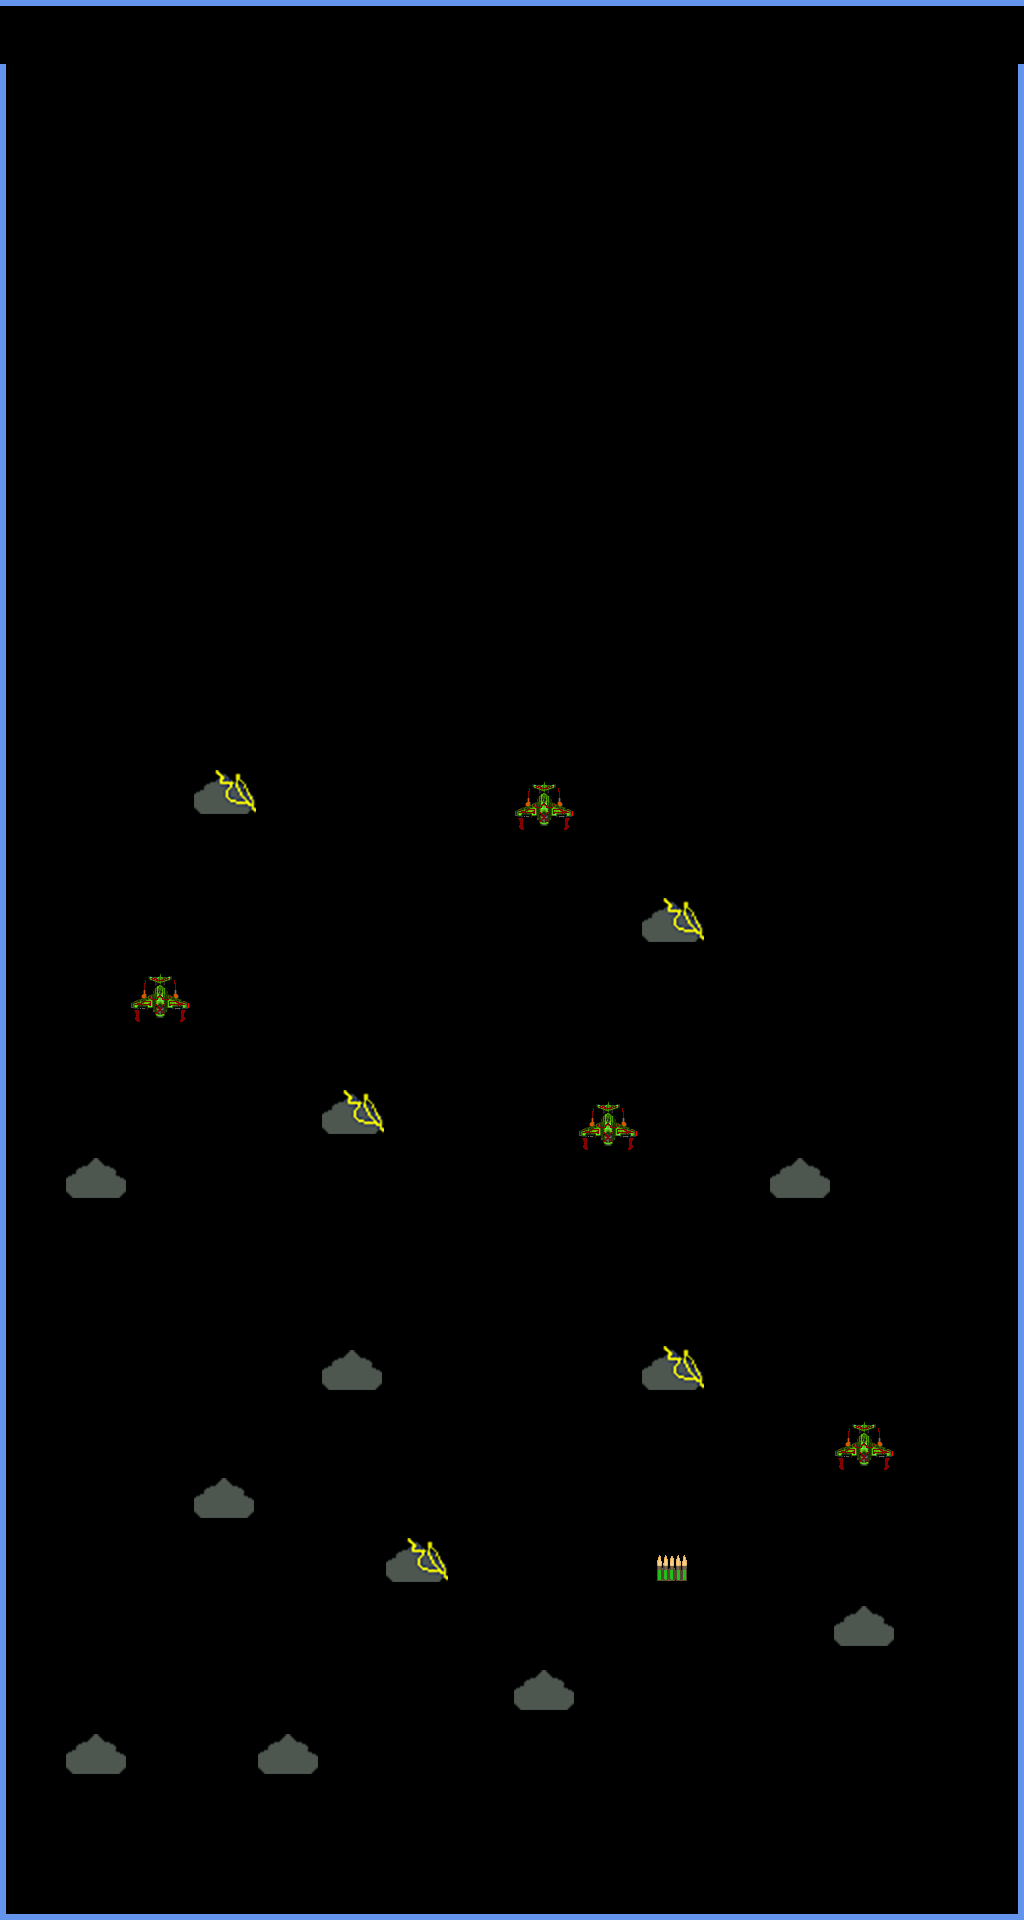

Tiled map render using the project's own tile images. Description and the map definition, with tile-layer contents summarised, below:
An orthogonal 16x30 tile map with 64x64 px tiles, 5 tile layers (Ammo, EnemyPlane, Cloud, ThunderCloud, ...).

<map version="1.4" tiledversion="1.4.2" orientation="orthogonal" renderorder="right-down" width="16" height="30" tilewidth="64" tileheight="64" infinite="0" nextlayerid="6" nextobjectid="1">
 <tileset firstgid="1" name="Tiles" tilewidth="64" tileheight="64" tilecount="29" columns="0">
  <grid orientation="orthogonal" width="1" height="1" />
  <tile id="29">
   <image width="64" height="64" source="../Sprites/Bullet/Ammo_Clip.png" />
  </tile>
  <tile id="30">
   <image width="64" height="64" source="../Sprites/Cloud/Bottom_Border-1.png" />
  </tile>
  <tile id="31">
   <image width="64" height="64" source="../Sprites/Cloud/Bottom_Left-1.png" />
  </tile>
  <tile id="32">
   <image width="64" height="64" source="../Sprites/Cloud/Bottom_Right-1.png" />
  </tile>
  <tile id="33">
   <image width="64" height="64" source="../Sprites/Cloud/Cloud00.png" />
  </tile>
  <tile id="34">
   <image width="64" height="64" source="../Sprites/Cloud/Cloud01.png" />
  </tile>
  <tile id="35">
   <image width="64" height="64" source="../Sprites/Cloud/Cloud02.png" />
  </tile>
  <tile id="36">
   <image width="64" height="64" source="../Sprites/Cloud/Cloud03.png" />
  </tile>
  <tile id="37">
   <image width="64" height="64" source="../Sprites/Cloud/Cloud04.png" />
  </tile>
  <tile id="38">
   <image width="64" height="64" source="../Sprites/Cloud/Cloud05.png" />
  </tile>
  <tile id="39">
   <image width="64" height="64" source="../Sprites/Cloud/Cloud06.png" />
  </tile>
  <tile id="40">
   <image width="64" height="64" source="../Sprites/Cloud/Cloud07.png" />
  </tile>
  <tile id="41">
   <image width="64" height="64" source="../Sprites/Cloud/Cloud08.png" />
  </tile>
  <tile id="42">
   <image width="64" height="64" source="../Sprites/Cloud/Cloud09.png" />
  </tile>
  <tile id="43">
   <image width="64" height="64" source="../Sprites/Cloud/Cloud10.png" />
  </tile>
  <tile id="44">
   <image width="64" height="64" source="../Sprites/Cloud/Cloud11.png" />
  </tile>
  <tile id="45">
   <image width="64" height="64" source="../Sprites/Cloud/Cloud12.png" />
  </tile>
  <tile id="46">
   <image width="64" height="64" source="../Sprites/Cloud/Cloud13.png" />
  </tile>
  <tile id="47">
   <image width="64" height="64" source="../Sprites/Cloud/Cloud14.png" />
  </tile>
  <tile id="48">
   <image width="64" height="64" source="../Sprites/Cloud/Left_Border-1.png" />
  </tile>
  <tile id="49">
   <image width="64" height="64" source="../Sprites/Cloud/Right_Border-1.png" />
  </tile>
  <tile id="50">
   <image width="64" height="64" source="../Sprites/Cloud/Top_Border-1.png" />
  </tile>
  <tile id="51">
   <image width="64" height="53" source="../Sprites/Enemy/enemy_0.png" />
  </tile>
  <tile id="52">
   <image width="64" height="53" source="../Sprites/Enemy/enemy_1.png" />
  </tile>
  <tile id="53">
   <image width="64" height="53" source="../Sprites/Enemy/enemy_2.png" />
  </tile>
  <tile id="54">
   <image width="64" height="53" source="../Sprites/Enemy/enemy_3.png" />
  </tile>
  <tile id="55">
   <image width="64" height="53" source="../Sprites/Enemy/enemy_4.png" />
  </tile>
  <tile id="56">
   <image width="64" height="53" source="../Sprites/Enemy/enemy_5.png" />
  </tile>
  <tile id="57">
   <image width="64" height="53" source="../Sprites/Enemy/enemy_6.png" />
  </tile>
 </tileset>
 <layer id="4" name="Ammo" width="16" height="30">
  <data>[480 cells, 3 non-empty, 1 distinct tile ids]</data>
 </layer>
 <layer id="1" name="EnemyPlane" width="16" height="30">
  <data>[480 cells, 4 non-empty, 1 distinct tile ids]</data>
 </layer>
 <layer id="2" name="Cloud" width="16" height="30">
  <data>[480 cells, 80 non-empty, 6 distinct tile ids]</data>
 </layer>
 <layer id="3" name="ThunderCloud" width="16" height="30">
  <data>[480 cells, 5 non-empty, 1 distinct tile ids]</data>
 </layer>
 <layer id="5" name="FinishingLine" width="16" height="30">
  <data>[480 cells, 16 non-empty, 1 distinct tile ids]</data>
 </layer>
</map>
